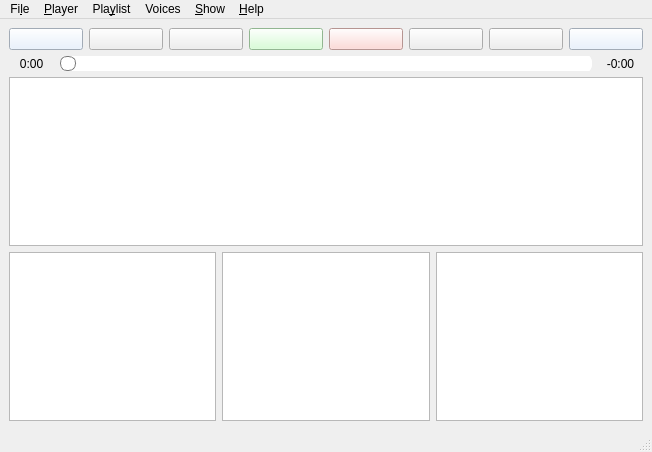
<?xml version="1.0" encoding="UTF-8"?>
<ui version="4.0">
 <class>MainWindow</class>
 <widget class="QMainWindow" name="MainWindow">
  <property name="geometry">
   <rect>
    <x>0</x>
    <y>0</y>
    <width>652</width>
    <height>452</height>
   </rect>
  </property>
  <property name="windowTitle">
   <string>ANMP</string>
  </property>
  <widget class="QWidget" name="centralwidget">
   <layout class="QVBoxLayout" name="verticalLayout_2">
    <item>
     <layout class="QHBoxLayout" name="horizontalLayout_2">
      <item>
       <widget class="QPushButton" name="previousButton">
        <property name="minimumSize">
         <size>
          <width>70</width>
          <height>0</height>
         </size>
        </property>
        <property name="toolTip">
         <string>Previous Song</string>
        </property>
        <property name="styleSheet">
         <string notr="true">QPushButton{
	background-color: #e3efff;
}</string>
        </property>
        <property name="icon">
         <iconset resource="icons.qrc">
          <normaloff>:/basic/img/previous.svg</normaloff>:/basic/img/previous.svg</iconset>
        </property>
        <property name="iconSize">
         <size>
          <width>64</width>
          <height>64</height>
         </size>
        </property>
        <attribute name="buttonGroup">
         <string notr="true">controlButtonsAlwaysVisible</string>
        </attribute>
       </widget>
      </item>
      <item>
       <widget class="QPushButton" name="fbackwardButton">
        <property name="minimumSize">
         <size>
          <width>70</width>
          <height>0</height>
         </size>
        </property>
        <property name="toolTip">
         <string>Seek Backward (fast)</string>
        </property>
        <property name="icon">
         <iconset resource="icons.qrc">
          <normaloff>:/basic/img/fbackw.svg</normaloff>:/basic/img/fbackw.svg</iconset>
        </property>
        <property name="iconSize">
         <size>
          <width>64</width>
          <height>64</height>
         </size>
        </property>
        <attribute name="buttonGroup">
         <string notr="true">controlButtonsHideFirst</string>
        </attribute>
       </widget>
      </item>
      <item>
       <widget class="QPushButton" name="backwardButton">
        <property name="minimumSize">
         <size>
          <width>70</width>
          <height>0</height>
         </size>
        </property>
        <property name="toolTip">
         <string>Seek Backward</string>
        </property>
        <property name="icon">
         <iconset resource="icons.qrc">
          <normaloff>:/basic/img/backw.svg</normaloff>:/basic/img/backw.svg</iconset>
        </property>
        <property name="iconSize">
         <size>
          <width>64</width>
          <height>64</height>
         </size>
        </property>
        <attribute name="buttonGroup">
         <string notr="true">controlButtonsHideSecond</string>
        </attribute>
       </widget>
      </item>
      <item>
       <widget class="QPushButton" name="playButton">
        <property name="minimumSize">
         <size>
          <width>70</width>
          <height>0</height>
         </size>
        </property>
        <property name="toolTip">
         <string>Play / Pause</string>
        </property>
        <property name="styleSheet">
         <string notr="true">QPushButton{
background-color: #ccffcb;
}
</string>
        </property>
        <property name="icon">
         <iconset resource="icons.qrc">
          <normaloff>:/basic/img/play.svg</normaloff>
          <normalon>:/basic/img/pause.svg</normalon>
          <disabledon>:/basic/img/pause.svg</disabledon>
          <activeon>:/basic/img/pause.svg</activeon>
          <selectedon>:/basic/img/pause.svg</selectedon>:/basic/img/play.svg</iconset>
        </property>
        <property name="iconSize">
         <size>
          <width>64</width>
          <height>64</height>
         </size>
        </property>
        <property name="checkable">
         <bool>true</bool>
        </property>
        <attribute name="buttonGroup">
         <string notr="true">controlButtonsAlwaysVisible</string>
        </attribute>
       </widget>
      </item>
      <item>
       <widget class="QPushButton" name="stopButton">
        <property name="minimumSize">
         <size>
          <width>70</width>
          <height>0</height>
         </size>
        </property>
        <property name="toolTip">
         <string>Stop</string>
        </property>
        <property name="styleSheet">
         <string notr="true">QPushButton {
background-color: rgb(255, 209, 205);
}
</string>
        </property>
        <property name="icon">
         <iconset resource="icons.qrc">
          <normaloff>:/basic/img/stop.svg</normaloff>:/basic/img/stop.svg</iconset>
        </property>
        <property name="iconSize">
         <size>
          <width>64</width>
          <height>64</height>
         </size>
        </property>
        <attribute name="buttonGroup">
         <string notr="true">controlButtonsAlwaysVisible</string>
        </attribute>
       </widget>
      </item>
      <item>
       <widget class="QPushButton" name="forwardButton">
        <property name="minimumSize">
         <size>
          <width>70</width>
          <height>0</height>
         </size>
        </property>
        <property name="toolTip">
         <string>Seek Forward</string>
        </property>
        <property name="icon">
         <iconset resource="icons.qrc">
          <normaloff>:/basic/img/forw.svg</normaloff>:/basic/img/forw.svg</iconset>
        </property>
        <property name="iconSize">
         <size>
          <width>64</width>
          <height>64</height>
         </size>
        </property>
        <attribute name="buttonGroup">
         <string notr="true">controlButtonsHideSecond</string>
        </attribute>
       </widget>
      </item>
      <item>
       <widget class="QPushButton" name="fforwardButton">
        <property name="minimumSize">
         <size>
          <width>70</width>
          <height>0</height>
         </size>
        </property>
        <property name="toolTip">
         <string>Seek Forward (fast)</string>
        </property>
        <property name="icon">
         <iconset resource="icons.qrc">
          <normaloff>:/basic/img/fforw.svg</normaloff>:/basic/img/fforw.svg</iconset>
        </property>
        <property name="iconSize">
         <size>
          <width>64</width>
          <height>64</height>
         </size>
        </property>
        <attribute name="buttonGroup">
         <string notr="true">controlButtonsHideFirst</string>
        </attribute>
       </widget>
      </item>
      <item>
       <widget class="QPushButton" name="nextButton">
        <property name="minimumSize">
         <size>
          <width>70</width>
          <height>0</height>
         </size>
        </property>
        <property name="toolTip">
         <string>Next Song</string>
        </property>
        <property name="styleSheet">
         <string notr="true">QPushButton{
	background-color: #e3efff;
}</string>
        </property>
        <property name="icon">
         <iconset resource="icons.qrc">
          <normaloff>:/basic/img/next.svg</normaloff>:/basic/img/next.svg</iconset>
        </property>
        <property name="iconSize">
         <size>
          <width>64</width>
          <height>64</height>
         </size>
        </property>
        <attribute name="buttonGroup">
         <string notr="true">controlButtonsAlwaysVisible</string>
        </attribute>
       </widget>
      </item>
     </layout>
    </item>
    <item>
     <layout class="QHBoxLayout" name="horizontalLayout_3">
      <item>
       <widget class="QLabel" name="labelTimePast">
        <property name="minimumSize">
         <size>
          <width>45</width>
          <height>0</height>
         </size>
        </property>
        <property name="text">
         <string>0:00</string>
        </property>
        <property name="textFormat">
         <enum>Qt::PlainText</enum>
        </property>
        <property name="alignment">
         <set>Qt::AlignCenter</set>
        </property>
       </widget>
      </item>
      <item>
       <widget class="PlayheadSlider" name="seekBar">
        <property name="styleSheet">
         <string notr="true">QSlider::groove:horizontal {
border: 0px solid #bbb;
background: white;
height: 21px;
border-radius: 10px;
}

QSlider::sub-page:horizontal {
/*background: qlineargradient(x1: 0, y1: 0,    x2: 0, y2: 1,
    stop: 0 #66e, stop: 1 #bbf);*/
background: qlineargradient(x1: 0, y1: 0.2, x2: 1, y2: 0,
    stop: 0 #00cc44, stop: 1 #99ffbb);
border: 0px solid #777;
height: 21px;
border-radius: 10px;
}

QSlider::add-page:horizontal {
background: #fff;
border: 0px solid #777;
height: 21px;
border-radius: 10px;
}

QSlider::handle:horizontal {
background: qlineargradient(x1:0, y1:0, x2:1, y2:1,
    stop:0 #eee, stop:1 #ccc);
border: 1px solid #777;
width: 14px;
margin-top: 3px;
margin-bottom: 3px;
border-radius: 7px;
}

QSlider::handle:horizontal:hover {
background: qlineargradient(x1:0, y1:0, x2:1, y2:1,
    stop:0 #fff, stop:1 #ddd);
border: 1px solid #444;
border-radius: 0px;
}

QSlider::sub-page:horizontal:disabled {
background: #bbb;
border-color: #999;
}

QSlider::add-page:horizontal:disabled {
background: #eee;
border-color: #999;
}

QSlider::handle:horizontal:disabled {
background: #eee;
border: 1px solid #aaa;
border-radius: 4px;
}
</string>
        </property>
        <property name="orientation">
         <enum>Qt::Horizontal</enum>
        </property>
       </widget>
      </item>
      <item>
       <widget class="QLabel" name="labelTimeLeft">
        <property name="minimumSize">
         <size>
          <width>45</width>
          <height>0</height>
         </size>
        </property>
        <property name="text">
         <string>-0:00</string>
        </property>
        <property name="textFormat">
         <enum>Qt::PlainText</enum>
        </property>
        <property name="alignment">
         <set>Qt::AlignCenter</set>
        </property>
       </widget>
      </item>
     </layout>
    </item>
    <item>
     <layout class="QVBoxLayout" name="mixLayout">
      <item>
       <widget class="ChannelConfigView" name="channelViewNew">
        <property name="sizePolicy">
         <sizepolicy hsizetype="Expanding" vsizetype="Expanding">
          <horstretch>0</horstretch>
          <verstretch>0</verstretch>
         </sizepolicy>
        </property>
       </widget>
      </item>
     </layout>
    </item>
    <item>
     <layout class="QHBoxLayout" name="horizontalLayout">
      <property name="topMargin">
       <number>0</number>
      </property>
      <item>
       <widget class="QTreeView" name="treeView">
        <property name="editTriggers">
         <set>QAbstractItemView::NoEditTriggers</set>
        </property>
        <property name="dragEnabled">
         <bool>true</bool>
        </property>
        <property name="dragDropMode">
         <enum>QAbstractItemView::DragOnly</enum>
        </property>
       </widget>
      </item>
      <item>
       <widget class="QListView" name="listView">
        <property name="editTriggers">
         <set>QAbstractItemView::NoEditTriggers</set>
        </property>
        <property name="dragEnabled">
         <bool>true</bool>
        </property>
        <property name="dragDropMode">
         <enum>QAbstractItemView::DragOnly</enum>
        </property>
        <property name="selectionMode">
         <enum>QAbstractItemView::ExtendedSelection</enum>
        </property>
       </widget>
      </item>
      <item>
       <widget class="PlaylistView" name="tableView">
        <property name="acceptDrops">
         <bool>true</bool>
        </property>
        <property name="editTriggers">
         <set>QAbstractItemView::NoEditTriggers</set>
        </property>
        <property name="dragEnabled">
         <bool>true</bool>
        </property>
        <property name="dragDropOverwriteMode">
         <bool>false</bool>
        </property>
        <property name="dragDropMode">
         <enum>QAbstractItemView::DragDrop</enum>
        </property>
        <property name="defaultDropAction">
         <enum>Qt::MoveAction</enum>
        </property>
        <property name="alternatingRowColors">
         <bool>true</bool>
        </property>
        <property name="selectionBehavior">
         <enum>QAbstractItemView::SelectRows</enum>
        </property>
        <property name="showGrid">
         <bool>false</bool>
        </property>
       </widget>
      </item>
     </layout>
    </item>
   </layout>
  </widget>
  <widget class="QMenuBar" name="menubar">
   <property name="geometry">
    <rect>
     <x>0</x>
     <y>0</y>
     <width>652</width>
     <height>21</height>
    </rect>
   </property>
   <widget class="QMenu" name="menuHello">
    <property name="title">
     <string>Fi&amp;le</string>
    </property>
    <addaction name="actionClose"/>
   </widget>
   <widget class="QMenu" name="menuPlaylist">
    <property name="title">
     <string>Pla&amp;ylist</string>
    </property>
    <addaction name="actionAdd_Songs"/>
    <addaction name="actionAdd_Playback_Stop"/>
    <addaction name="actionAdd_Playback_Stop_At_End"/>
    <addaction name="actionShuffle_Playst"/>
    <addaction name="separator"/>
    <addaction name="actionClear_Playlist"/>
   </widget>
   <widget class="QMenu" name="menuPlayer">
    <property name="title">
     <string>&amp;Player</string>
    </property>
    <addaction name="actionPlay"/>
    <addaction name="actionPause"/>
    <addaction name="actionStop"/>
    <addaction name="separator"/>
    <addaction name="actionNext"/>
    <addaction name="actionPrevious"/>
    <addaction name="separator"/>
    <addaction name="actionReinitAudioDriver"/>
   </widget>
   <widget class="QMenu" name="menuShow">
    <property name="title">
     <string>&amp;Show</string>
    </property>
    <widget class="QMenu" name="menuVisualization">
     <property name="title">
      <string>&amp;Visualization</string>
     </property>
     <addaction name="actionASCII"/>
     <addaction name="actionBlocky"/>
    </widget>
    <addaction name="actionControl_Panel"/>
    <addaction name="actionFileBrowser"/>
    <addaction name="menuVisualization"/>
    <addaction name="separator"/>
    <addaction name="actionSettings"/>
   </widget>
   <widget class="QMenu" name="menuHelp">
    <property name="title">
     <string>&amp;Help</string>
    </property>
    <addaction name="actionAbout_Qt"/>
    <addaction name="actionAbout_ANMP"/>
   </widget>
   <widget class="QMenu" name="menuVoices">
    <property name="title">
     <string>Voices</string>
    </property>
    <addaction name="actionSelect_Muted_Voices"/>
    <addaction name="actionSelect_Unmuted_Voices"/>
    <addaction name="separator"/>
    <addaction name="actionMute_Selected_Voices"/>
    <addaction name="actionUnmute_Selected_Voices"/>
    <addaction name="actionSolo_Selected_Voices"/>
    <addaction name="separator"/>
    <addaction name="actionMute_All_Voices"/>
    <addaction name="actionUnmute_All_Voices"/>
    <addaction name="actionToggle_All_Voices"/>
   </widget>
   <addaction name="menuHello"/>
   <addaction name="menuPlayer"/>
   <addaction name="menuPlaylist"/>
   <addaction name="menuVoices"/>
   <addaction name="menuShow"/>
   <addaction name="menuHelp"/>
  </widget>
  <widget class="QStatusBar" name="statusbar"/>
  <action name="actionClose">
   <property name="text">
    <string>&amp;Close</string>
   </property>
  </action>
  <action name="actionAdd_Songs">
   <property name="text">
    <string>&amp;Add Songs</string>
   </property>
  </action>
  <action name="actionClear_Playlist">
   <property name="text">
    <string>&amp;Clear Playlist</string>
   </property>
  </action>
  <action name="actionPlay">
   <property name="text">
    <string>&amp;Play</string>
   </property>
  </action>
  <action name="actionPause">
   <property name="text">
    <string>Pa&amp;use</string>
   </property>
  </action>
  <action name="actionStop">
   <property name="text">
    <string>&amp;Stop</string>
   </property>
  </action>
  <action name="actionNext">
   <property name="text">
    <string>&amp;Next Song</string>
   </property>
  </action>
  <action name="actionPrevious">
   <property name="text">
    <string>P&amp;revious Song</string>
   </property>
  </action>
  <action name="actionControl_Panel">
   <property name="text">
    <string>&amp;Control Panel</string>
   </property>
  </action>
  <action name="actionBlocky">
   <property name="text">
    <string>&amp;Block</string>
   </property>
  </action>
  <action name="actionASCII">
   <property name="text">
    <string>&amp;ASCII</string>
   </property>
  </action>
  <action name="actionAdd_Playback_Stop">
   <property name="text">
    <string>Add &amp;Playback-Stop</string>
   </property>
  </action>
  <action name="actionFileBrowser">
   <property name="checkable">
    <bool>true</bool>
   </property>
   <property name="checked">
    <bool>true</bool>
   </property>
   <property name="text">
    <string>&amp;FileBrowser</string>
   </property>
  </action>
  <action name="actionSettings">
   <property name="checkable">
    <bool>false</bool>
   </property>
   <property name="text">
    <string>&amp;Settings</string>
   </property>
  </action>
  <action name="actionShuffle_Playst">
   <property name="text">
    <string>Shuffle Playst</string>
   </property>
  </action>
  <action name="actionReinitAudioDriver">
   <property name="text">
    <string>Reinit AudioDriver</string>
   </property>
  </action>
  <action name="actionAbout_Qt">
   <property name="text">
    <string>About Qt</string>
   </property>
  </action>
  <action name="actionAbout_ANMP">
   <property name="text">
    <string>About ANMP</string>
   </property>
  </action>
  <action name="actionSelect_Muted_Voices">
   <property name="text">
    <string>Select Muted Voices</string>
   </property>
  </action>
  <action name="actionSelect_Unmuted_Voices">
   <property name="text">
    <string>Select Unmuted Voices</string>
   </property>
  </action>
  <action name="actionMute_Selected_Voices">
   <property name="text">
    <string>Mute Selected Voices</string>
   </property>
  </action>
  <action name="actionUnmute_Selected_Voices">
   <property name="text">
    <string>Unmute Selected Voices</string>
   </property>
  </action>
  <action name="actionMute_All_Voices">
   <property name="text">
    <string>Mute All Voices</string>
   </property>
  </action>
  <action name="actionUnmute_All_Voices">
   <property name="text">
    <string>Unmute All Voices</string>
   </property>
  </action>
  <action name="actionToggle_All_Voices">
   <property name="text">
    <string>Toogle All Voices</string>
   </property>
  </action>
  <action name="actionAdd_Playback_Stop_At_End">
   <property name="text">
    <string>Add Playback-Stop At End</string>
   </property>
  </action>
  <action name="actionSolo_Selected_Voices">
   <property name="text">
    <string>Solo Selected Voices</string>
   </property>
  </action>
 </widget>
 <customwidgets>
  <customwidget>
   <class>PlaylistView</class>
   <extends>QTableView</extends>
   <header>PlaylistView.h</header>
   <slots>
    <signal>remove(QModelIndexList)</signal>
   </slots>
  </customwidget>
  <customwidget>
   <class>PlayheadSlider</class>
   <extends>QSlider</extends>
   <header>PlayheadSlider.h</header>
  </customwidget>
  <customwidget>
   <class>ChannelConfigView</class>
   <extends>QTableView</extends>
   <header>ChannelConfigView.h</header>
  </customwidget>
 </customwidgets>
 <resources>
  <include location="icons.qrc"/>
 </resources>
 <connections/>
 <buttongroups>
  <buttongroup name="controlButtonsHideFirst"/>
  <buttongroup name="controlButtonsHideSecond"/>
  <buttongroup name="controlButtonsAlwaysVisible">
   <property name="exclusive">
    <bool>false</bool>
   </property>
  </buttongroup>
 </buttongroups>
</ui>
